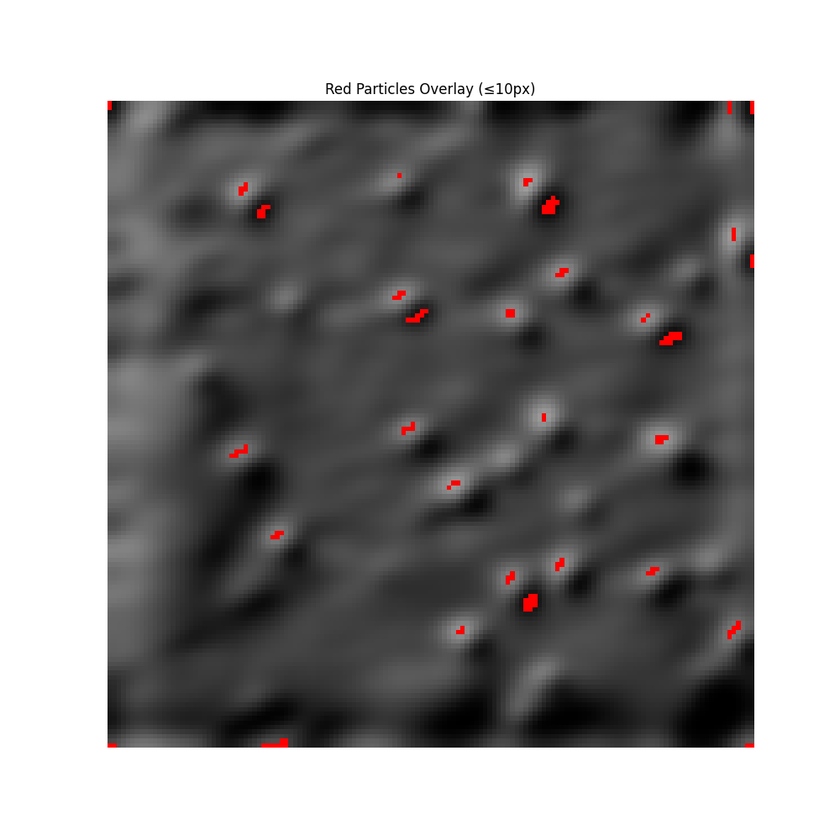
#> input picture particles_overlay.png, 840 x 840 px, shrunk from 1000 x 1000 before the run, given as the content of the folder /Users/zebpalm/Exjobb 2025/BSE images/abctoanalyze/All, which was not available
$ python gray_level_analysis.py
#> lines starting #> are read from the running program, lines starting #| are printed output that depends on the picture; pictures that were not available may be replaced by others from this repository, and a replacement may not be noted
import cv2
import numpy as np
from pathlib import Path
import matplotlib.pyplot as plt
from scipy.signal import find_peaks
import os

def load_image(image_path):
    """Load the image."""
    img = cv2.imread(image_path, cv2.IMREAD_GRAYSCALE)
    if img is None:
        raise ValueError(f"Could not load image: {image_path}")
    return img

def calculate_histogram(image):
    """Calculate normalized histogram of the image."""
    hist = cv2.calcHist([image], [0], None, [256], [0, 256])
    hist = hist.flatten() / hist.sum()  # Normalize
    return hist

def analyze_modality(hist, prominence_threshold=0.01, peak_height_threshold=0.2, valley_threshold=0.5):
    """Analyze if the histogram is multimodal and return detailed information."""
    # Find all peaks
    peaks, properties = find_peaks(hist, prominence=prominence_threshold)

    if len(peaks) == 0:
        return False, peaks, [], [], "No peaks found"

    # Get peak heights and prominences
    peak_heights = hist[peaks]
    prominences = properties['prominences']

    # Find the highest peak
    max_peak_height = max(peak_heights)

    # Determine significant peaks (height > threshold * max_height)
    significant_peaks = []
    significant_heights = []
    significant_prominences = []

    for i, (peak, height, prominence) in enumerate(zip(peaks, peak_heights, prominences)):
        if height > peak_height_threshold * max_peak_height:
            significant_peaks.append(peak)
            significant_heights.append(height)
            significant_prominences.append(prominence)

    # Sort peaks by position
    sorted_indices = np.argsort(significant_peaks)
    significant_peaks = [significant_peaks[i] for i in sorted_indices]
    significant_heights = [significant_heights[i] for i in sorted_indices]

    # Check valleys between significant peaks
    is_multimodal = False
    if len(significant_peaks) > 1:
        for i in range(len(significant_peaks)-1):
            # Get the valley between current peak and next peak
            valley_start = significant_peaks[i]
            valley_end = significant_peaks[i+1]
            valley_region = hist[valley_start:valley_end]

            # Find minimum in valley
            valley_min = np.min(valley_region)
            valley_min_pos = valley_start + np.argmin(valley_region)

            # Check if valley is deep enough
            peak1_height = significant_heights[i]
            peak2_height = significant_heights[i+1]
            valley_threshold_height = valley_threshold * min(peak1_height, peak2_height)

            if valley_min < valley_threshold_height:
                is_multimodal = True
                break

    modality = "Multimodal" if is_multimodal else "Unimodal"

    return is_multimodal, peaks, significant_peaks, significant_heights, modality

def plot_histogram(hist, output_path, title="Gray Level Distribution"):
    """Plot histogram."""
    plt.figure(figsize=(15, 8))

    # Plot histogram
    plt.plot(hist, color='black', label='Histogram')

    plt.title(title)
    plt.xlabel('Gray Level')
    plt.ylabel('Normalized Frequency')
    plt.grid(True, alpha=0.3)
    plt.legend()
    plt.savefig(output_path, bbox_inches='tight', dpi=300)
    plt.close()

def process_images(input_dir, output_dir):
    """Process all images in the input directory."""
    # Create output directory
    output_path = Path(output_dir)
    output_path.mkdir(parents=True, exist_ok=True)

    # Initialize average histogram
    avg_hist = np.zeros(256)
    total_images = 0
    modality_counts = {"Unimodal": 0, "Multimodal": 0}

    # Process each image
    for image_file in Path(input_dir).glob('*.png'):
        try:
            print(f"Processing {image_file.name}...")

            # Load image
            img = load_image(str(image_file))

            # Calculate histogram
            hist = calculate_histogram(img)
#> in calculate_histogram, `hist = cv2.calcHist([image], [0], None, [256], [0, 256])`: hist = 256 values, max 281205 at index 255, min 7 at index 193, mean 2756.2
#> in calculate_histogram, `hist = hist.flatten() / hist.sum()`: hist = 256 values, max 0.399 at index 255, min 9.92e-06 at index 193, mean 0.00391

            # Analyze modality
            is_multimodal, peaks, significant_peaks, significant_heights, modality = \
                analyze_modality(hist)
#> in analyze_modality, `peaks, properties = find_peaks(hist, prominence=prominence_threshold)`: peaks = [68]; properties = {'prominences': [0.0137], 'left_bases': [10], 'right_bases': [193]}
#> in analyze_modality, `peak_heights = hist[peaks]`: peak_heights = [0.0145]
#> in analyze_modality, `prominences = properties['prominences']`: prominences = [0.0137]
#> in analyze_modality, `max_peak_height = max(peak_heights)`: max_peak_height = 0.0145
#> the loop in analyze_modality, `for i, (peak, height, prominence) in enumerate(zip(peaks, peak_heights..` made 1 pass
#> (peak, height, prominence) on pass 1: (68, 0.0145, 0.0137)
#> after the loop in analyze_modality, `for i, (peak, height, prominence) in enumerate(zip(peaks, peak_heights..`: significant_heights = [0.0145]; significant_peaks = [68]; significant_prominences = [0.0137]
#> in analyze_modality, `sorted_indices = np.argsort(significant_peaks)`: sorted_indices = [0]
#> is_multimodal = False; peaks = [68]; significant_peaks = [68]; significant_heights = [0.0145]; modality = 'Unimodal'

            # Update modality counts
            modality_counts[modality] += 1

            # Plot individual histogram
            individual_output = output_path / f"hist_{image_file.stem}.png"
            plot_histogram(hist, str(individual_output),
                         f"Gray Level Distribution - {image_file.name} ({modality})")
#> in plot_histogram, `plt.savefig(output_path, bbox_inches='tight', dpi=300)`:
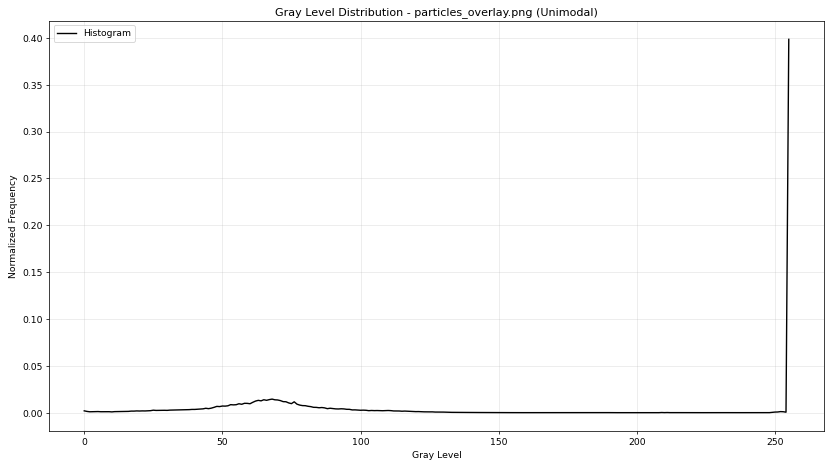
#> figure drawn by matplotlib, 1 panel; curve peaks at x = 255, y = 0.399

            # Add to average histogram
            avg_hist += hist
#> avg_hist has the same summary as hist in calculate_histogram
            total_images += 1

        except Exception as e:
            print(f"Error processing {image_file.name}: {str(e)}")

    # Calculate and plot average histogram
    if total_images > 0:
        avg_hist /= total_images

        # Analyze average histogram modality
        is_multimodal, peaks, significant_peaks, significant_heights, modality = \
            analyze_modality(avg_hist)
#> the loop in analyze_modality (call 2), `for i, (peak, height, prominence) in enumerate(zip(peaks, peak_heights..` made 1 pass

        # Plot average histogram
        avg_output = output_path / "average_histogram.png"
        plot_histogram(avg_hist, str(avg_output),
                      f"Average Gray Level Distribution")

        # Save statistics
        with open(output_path / "statistics.txt", "w") as f:
            f.write(f"Total images analyzed: {total_images}\n")
            f.write(f"Unimodal images: {modality_counts['Unimodal']}\n")
            f.write(f"Multimodal images: {modality_counts['Multimodal']}\n")
            f.write("\nAverage histogram statistics:\n")
            f.write(f"Mean gray level: {np.mean(avg_hist):.4f}\n")
            f.write(f"Standard deviation: {np.std(avg_hist):.4f}\n")
            f.write(f"Modality: {modality}\n")
            if significant_peaks:
                f.write("\nSignificant peaks in average histogram:\n")
                for i, (peak, height) in enumerate(zip(significant_peaks, significant_heights)):
                    f.write(f"Peak {i+1}: Gray level = {peak}, Height = {height:.4f}\n")
#> this loop made 1 pass
#> (peak, height) on pass 1: (68, 0.0145)

    print("\nAnalysis complete!")
    print(f"Results saved in {output_dir}")

if __name__ == "__main__":
    # Define input and output directories
    input_dir = "/Users/zebpalm/Exjobb 2025/BSE images/abctoanalyze/All"
    output_dir = "gray_level_analysis"

    # Process the images
    process_images(input_dir, output_dir)

$ run again, on divided_samples/bottom_left/ABC-capture-20241209-202346_topo02_13.png
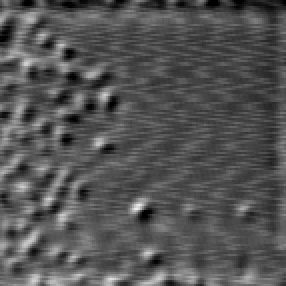
#> input picture divided_samples/bottom_left/ABC-capture-20241209-202346_topo02_13.png, 143 x 143 px, given as the content of the folder /Users/zebpalm/Exjobb 2025/BSE images/abctoanalyze/All, which was not available (shown 2 times larger)
#> in load_image, img is the input picture: shape (143, 143); min 0, max 236, mean 83.9
#> in calculate_histogram, `hist = cv2.calcHist([image], [0], None, [256], [0, 256])`: hist = 256 values, max 416 at index 72, min 0 at index 197, mean 79.88
#> in calculate_histogram, `hist = hist.flatten() / hist.sum()`: hist = 256 values, max 0.0203 at index 72, min 0 at index 197, mean 0.00391
#> in analyze_modality, `peaks, properties = find_peaks(hist, prominence=prominence_threshold)`: peaks = [72]; properties = {'prominences': [0.0202], 'left_bases': [4], 'right_bases': [197]}
#> peak_heights = [0.0203]
#> prominences = [0.0202]
#> max_peak_height = 0.0203
#> the loop in analyze_modality, `for i, (peak, height, prominence) in enumerate(zip(peaks, peak_heights..` made 1 pass
#> (peak, height, prominence) on pass 1: (72, 0.0203, 0.0202)
#> after the loop in analyze_modality, `for i, (peak, height, prominence) in enumerate(zip(peaks, peak_heights..`: significant_heights = [0.0203]; significant_peaks = [72]; significant_prominences = [0.0202]
#> sorted_indices = [0]
#> in process_images, `is_multimodal, peaks, significant_peaks, significant_heights, modality..`: is_multimodal = False; peaks = [72]; significant_heights = [0.0203]; modality = 'Unimodal'
#> in plot_histogram, `plt.savefig(output_path, bbox_inches='tight', dpi=300)`:
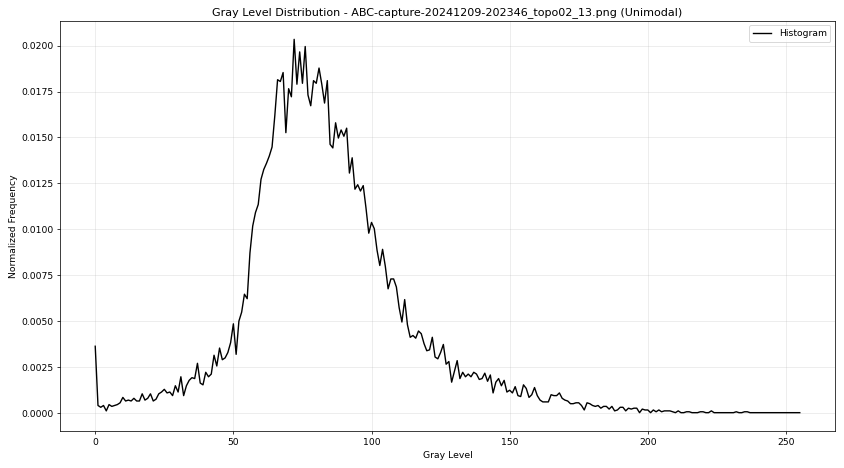
#> figure drawn by matplotlib, 1 panel; curve peaks at x = 72, y = 0.0203
#> avg_hist has the same summary as hist in calculate_histogram
#> the loop in analyze_modality (call 2), `for i, (peak, height, prominence) in enumerate(zip(peaks, peak_heights..` made 1 pass
#> the loop in process_images, `for i, (peak, height) in enumerate(zip(significant_peaks, significant_..` made 1 pass
#> (peak, height) on pass 1: (72, 0.0203)

$ run again, on divided_samples/bottom_left/ABC-capture-20241209-202826_topo02_13.png
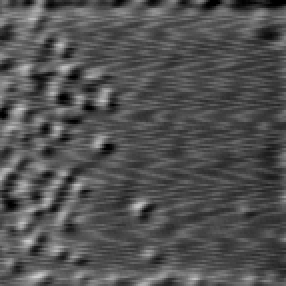
#> input picture divided_samples/bottom_left/ABC-capture-20241209-202826_topo02_13.png, 143 x 143 px, given as the content of the folder /Users/zebpalm/Exjobb 2025/BSE images/abctoanalyze/All, which was not available (shown 2 times larger)
#> in load_image, img is the input picture: shape (143, 143); min 0, max 205, mean 81.4
#> in calculate_histogram, `hist = cv2.calcHist([image], [0], None, [256], [0, 256])`: hist = 256 values, max 400 at index 69, min 0 at index 183, mean 79.88
#> in calculate_histogram, `hist = hist.flatten() / hist.sum()`: hist = 256 values, max 0.0196 at index 69, min 0 at index 183, mean 0.00391
#> in analyze_modality, `peaks, properties = find_peaks(hist, prominence=prominence_threshold)`: peaks = [69]; properties = {'prominences': [0.0195], 'left_bases': [5], 'right_bases': [183]}
#> peak_heights = [0.0196]
#> prominences = [0.0195]
#> max_peak_height = 0.0196
#> the loop in analyze_modality, `for i, (peak, height, prominence) in enumerate(zip(peaks, peak_heights..` made 1 pass
#> (peak, height, prominence) on pass 1: (69, 0.0196, 0.0195)
#> after the loop in analyze_modality, `for i, (peak, height, prominence) in enumerate(zip(peaks, peak_heights..`: significant_heights = [0.0196]; significant_peaks = [69]; significant_prominences = [0.0195]
#> sorted_indices = [0]
#> in process_images, `is_multimodal, peaks, significant_peaks, significant_heights, modality..`: is_multimodal = False; peaks = [69]; significant_heights = [0.0196]; modality = 'Unimodal'
#> in plot_histogram, `plt.savefig(output_path, bbox_inches='tight', dpi=300)`:
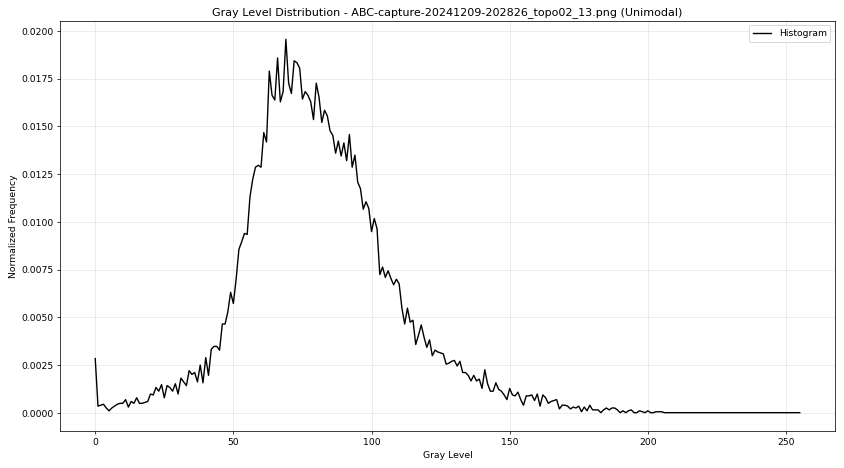
#> figure drawn by matplotlib, 1 panel; curve peaks at x = 69, y = 0.0196
#> avg_hist has the same summary as hist in calculate_histogram
#> the loop in analyze_modality (call 2), `for i, (peak, height, prominence) in enumerate(zip(peaks, peak_heights..` made 1 pass
#> the loop in process_images, `for i, (peak, height) in enumerate(zip(significant_peaks, significant_..` made 1 pass
#> (peak, height) on pass 1: (69, 0.0196)
